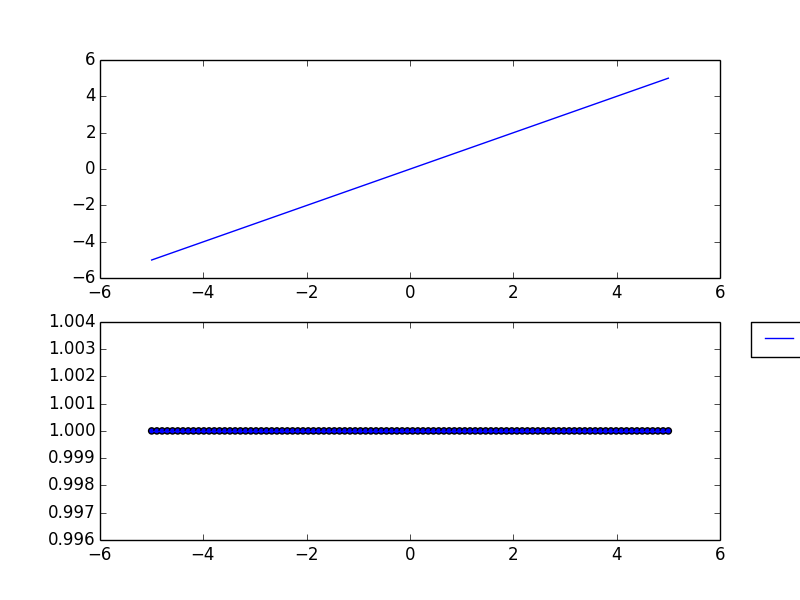

Generate this figure with Python:
from sympy import *
import matplotlib.pyplot as plt

import numpy
import math

#from matplotlib.pyplot import figure, show
import numpy as npy
from numpy.random import rand

x = Symbol('x')



def max_min(formula,start,end):
    start=float(start)
    end=float(end)
    formula_sym=sympify(formula)
    derivative = diff(formula_sym,x) #find derivative expression
    critical_nums = solve(derivative,x) #set derivative = 0 and solve
    graph_max_min(formula_sym, derivative)
    if critical_nums == []:
        if start<end:
            return "max: x="+str(end)+ "       min: x="+str(start)
        else:
            return "max: x="+str(start)+ "       min: x="+str(end)
            
    
    else:
        critical_nums.append(start)
        critical_nums.append(end)
        for item in critical_nums: #delete all critical nums out of the given bounds
            if item<start or item>end:
                del (item)
        min_critical = min(critical_nums)
        max_critical = max(critical_nums)
        if "sin" in str(formula) or "cos" in str(formula) or "tan" in str(formula): #finds other values of trig function that are equal to 0
            while min_critical>start: #make sure not out of bounds
                min_critical = min_critical-pi
                if min_critical>start:
                    critical_nums.append(min_critical)
            while max_critical<end: #make sure not out of bounds
                max_critical = max_critical+pi
                if max_critical<end:
                    critical_nums.append(max_critical)
        critical_nums.append(start) #appends start index to test points
        critical_nums.append(end) #appends end index to test points
        critical_nums.sort() #sorts test points in increasing oder
        #print critical_nums #test
        decreasing_increasing = [] #array showing if increasing or decreasing over the different intervals
        for i in range(0,len(critical_nums)-1): #testing if inc. or dec.
            average = (critical_nums[i]+critical_nums[i+1])/2 #find value between two test pts
            if derivative.subs(x,average) < 0: #append 0 if dec. on interval
                decreasing_increasing.append(0)
            else:
                decreasing_increasing.append(1) #append 1 if inc. on interval
        #print decreasing_increasing #test
        for i in range(0,len(decreasing_increasing)-1):
            if decreasing_increasing[i] == 0 and decreasing_increasing[i+1] == 1: #if going from dec. to inc., it is a min
                if start<end:
                    return "min: ("+str(float(critical_nums[i+1]))+','+str(float(formula_sym.subs(x,float(critical_nums[i+1]))))+')'+"      max: ("+str(float(end))+','+str(float(formula_sym.subs(x,float(end))))+')'
                else:
                    return "min: x="+str(float(critical_nums[i+1]))+','+str(float(formula_sym.subs(x,float(critical_nums[i+1]))))+')'+"      max: ("+str(float(start))+','+str(float(formula_sym.subs(x,float(start))))+')'

            if decreasing_increasing[i] == 1 and decreasing_increasing[i+1] == 0: #if going from inc. to dec., it is a max
                if start<end:
                    return "max: x="+str(float(critical_nums[i+1]))+','+str(float(formula_sym.subs(x,float(critical_nums[i+1]))))+')'+"      min: ("+str(float(start))+','+str(float(formula_sym.subs(x,float(start))))+')'
                else:
                    return "max: x="+str(float(critical_nums[i+1]))+','+str(float(formula_sym.subs(x,float(critical_nums[i+1]))))+')'+"      min: ("+str(float(end))+','+str(float(formula_sym.subs(x,float(end))))+')'

def graph_max_min(formula_sym,derivative):
    plt.clf()
    z = numpy.linspace(-5,5,100) # 100 linearly spaced numbers
    y=[]
    for item in z:
        y.append(derivative.subs(x,item)) #y values (derivative)
    
    a = numpy.linspace(-5,5,100) # 100 linearly spaced numbers
    b=[]
    for item in a:
       b.append(formula_sym.subs(x,item)) #y values (function

        
    fig = plt.figure()
    ax1 = fig.add_subplot(211) #1st subplot for function
    ax2 = fig.add_subplot(212) #2nd subplot for derivative
    col = ax2.scatter(z,y,picker=True) #plot graph for derivative going through pts
    col2 = ax2.plot(z, y, label = 'Derivative') #plot points on graph for derivative
    #col3 = ax2.scatter(a,b)
    col4 = ax1.plot(a,b) #plot graph for function
    plt.legend(bbox_to_anchor=(1.05, 1), loc=2, borderaxespad=0.)
    
    plt.savefig('maxmin.jpg')
 

